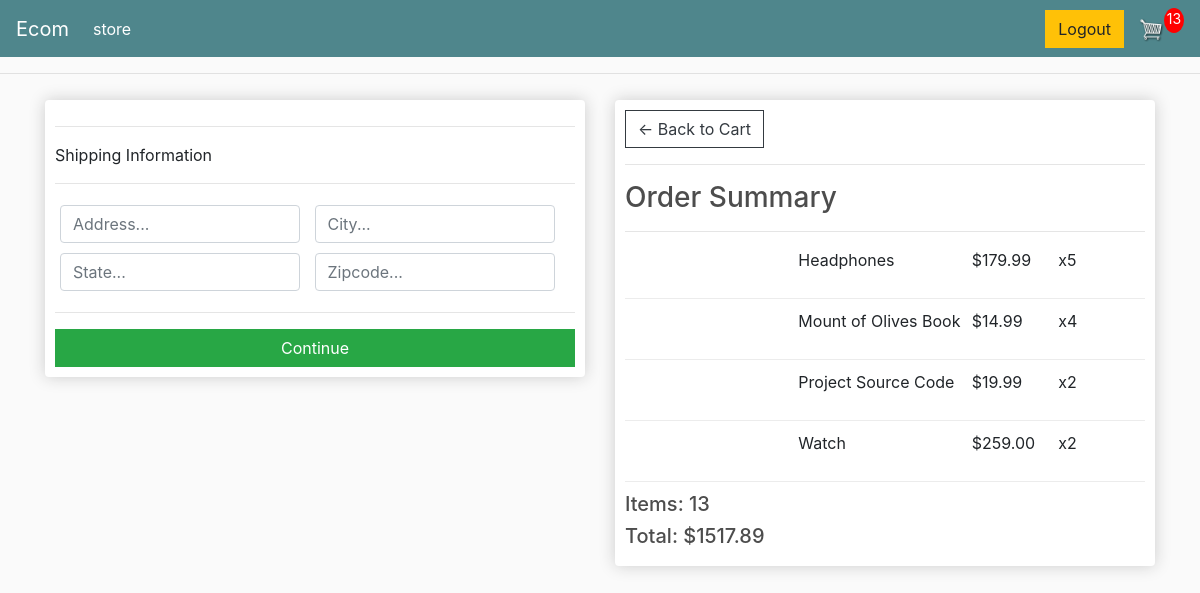
The page /checkout/ (signed in) on the database as committed earlier.
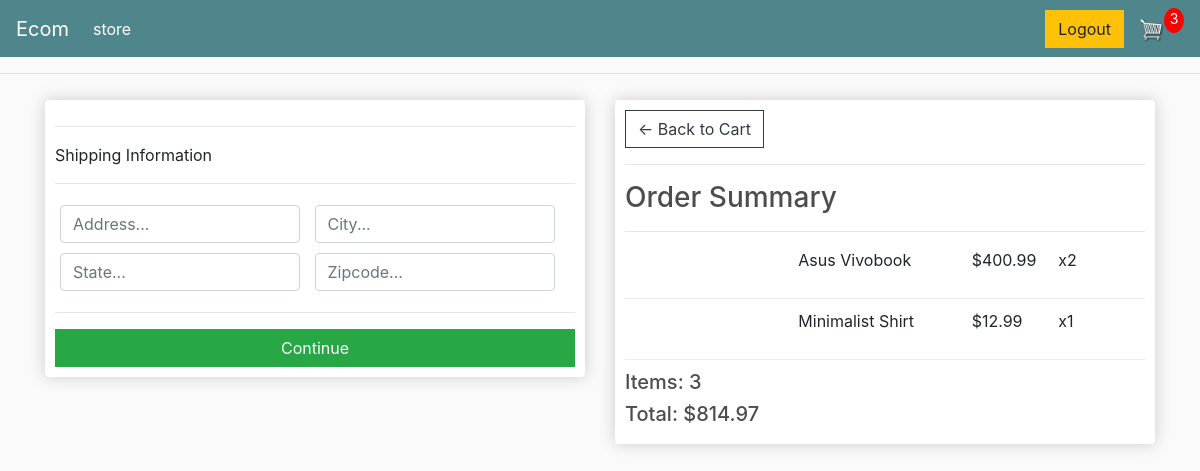
The same page on the database as committed later.
### store/models.py (models this page shows, shortened)
class OrderItem(models.Model):
    product = models.ForeignKey(Product , on_delete=models.SET_NULL , null=True )
    order = models.ForeignKey(Order , on_delete=models.SET_NULL , null=True )
    quantity = models.IntegerField(default=0 , blank=True , null=True)
    date_added = models.DateTimeField(auto_now_add=True)
    @property
    def get_total(self):
        total = self.product.price * self.quantity
        return total

class Product(models.Model):
    name = models.CharField(max_length=200)
    price = models.FloatField()
    digital = models.BooleanField(default=False , null=True , blank=True)
    image = CloudinaryField('image')
    @property
    def imageURL(self):
        try:
            url = self.image.url
        except:
            url = ''
        return url

class Order(models.Model):
    customer = models.ForeignKey(Customer , on_delete=models.SET_NULL , null=True , blank = True)
    date_ordered = models.DateTimeField(auto_now_add=True)
    complete = models.BooleanField(default=False)
    transaction_id = models.CharField(max_length=100 , null=True)
    @property
    def get_cart_total(self):
        orderitems =  self.orderitem_set.all()
        total = sum([item.get_total for item in orderitems])
        return total
    @property
    def get_cart_items(self):
        orderitems = self.orderitem_set.all()
        total = sum([item.quantity for item in orderitems])
        return total
    @property
    def shipping(self):
        shipping =  False
        orderitems = self.orderitem_set.all()
        for i in orderitems:
            if i.product.digital == False:
                shipping = True
        return shipping

### store/views.py (the view)
# urls.py: path('checkout/' ,views.checkout, name='checkout'),
def checkout(request):
    if request.user.is_authenticated:
        customer = request.user.customer
        order,created = Order.objects.get_or_create(customer = customer , complete = False)
        items = order.orderitem_set.all()
        cart_items = order.get_cart_items
    else:
        items = []
        order = {'get_cart_items':0 , 'get_cart_total':0 ,'shippping':False}
        cart_items = order['get_cart_items']
    context = {'items':items , 'order':order , 'cart_items': cart_items }
    return render(request,'store/checkout.html' , context)

### store/templates/store/checkout.html (shortened to what this page needs)
{% extends 'store/main.html' %}
{% load static %}
{% load i18n %}
{% block content %}
    <div class="row">
        <div class="col-lg-6">
            <div class="box-element" id="form-wrapper">
                <form action="" id="form">
                    <div id="shipping-info">
                        <hr>
                        <p>Shipping Information</p>
                        <hr>
                        <div class="form-field">
                            <input required class="form-control" type="text" name="address" placeholder="Address...">
                        </div>
                        <div class="form-field">
                            <input required class="form-control" type="text" name="city" placeholder="City...">
                        </div>
                        <div class="form-field">
                            <input required class="form-control" type="text" name="state" placeholder="State...">
                        </div>
                        <div class="form-field">
                            <input required class="form-control" type="text" name="zipcode" placeholder="Zipcode...">
                        </div>
                    </div>
                    <hr>
                    <input id="form-button"class="btn btn-success btn-block" type="submit" value="Continue">
                </form>
            </div>
            <br>
        </div>
        <div class="col-lg-6">
            <div class="box-element">
                <a href="{% url 'cart'%}" class="btn btn-outline-dark">&#x2190; Back to Cart</a>
                <hr>
                <h3>Order Summary</h3>
                <hr>
                {% for item in items %}
                <div class="cart-row">
                    <div style="flex:2"><img class="row-image" src="{{item.product.imageURL}}"></div>
                    <div style="flex:2"><p>{{item.product.name}}</p></div>
                    <div style="flex:1"><p>${{item.product.price|floatformat:2}}</p></div>
                    <div style="flex:1"><p>x{{item.quantity}}</p></div>
                </div>
                {% endfor %}
                <h5>Items:   {{order.get_cart_items}}</h5>
                <h5>Total:   ${{order.get_cart_total|floatformat:2}}</h5>
            </div>
        </div>
    </div>
{% endblock content %}

Rows that differ between the two databases and show on the page:
removed OrderItem: product.name "Headphones", product.price "179.99", quantity "5"
removed OrderItem: product.name "Mount of Olives Book", product.price "14.99", quantity "4"
removed OrderItem: product.name "Project Source Code", product.price "19.99", quantity "2"
removed OrderItem: product.name "Watch", product.price "259.00", quantity "2"
added OrderItem: product.name "Asus Vivobook", product.price "400.99", quantity "2"
added OrderItem: product.name "Minimalist Shirt", product.price "12.99", quantity "1"
changed Order: get_cart_items "13" → "3"; get_cart_total "1517.89" → "814.97"
Other text that changed with them:
{{ cart_items }}: "13" → "3"
